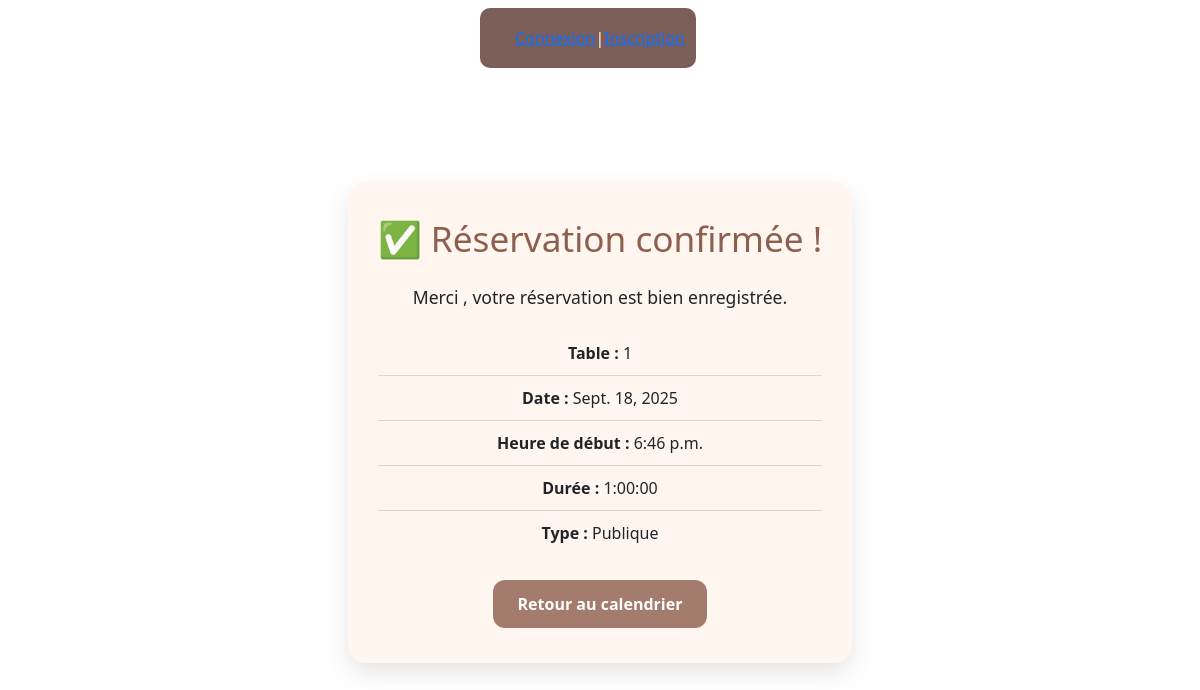
Page /booking-confirmation/1/ on the earlier database version.
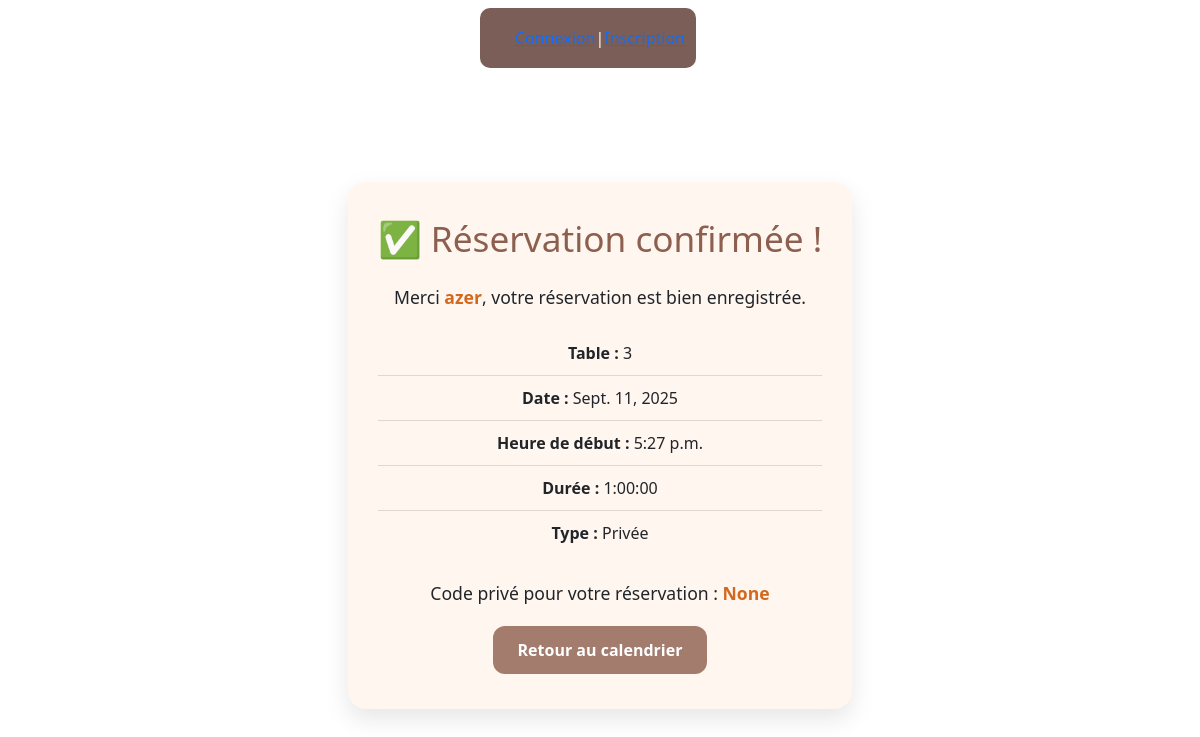
Same page on the later database version.
### tables_app/models.py (models this page shows, shortened)
class Booking(models.Model):
    date = models.DateField(default=timezone.now)
    start_time = models.TimeField()
    duration = models.DurationField(help_text="Durée (HH:MM:SS)")
    booking_type = models.CharField(max_length=10, choices=BookingType.choices)
    table = models.ForeignKey("Table", on_delete=models.CASCADE)
    main_customer = models.ForeignKey(settings.AUTH_USER_MODEL, on_delete=models.CASCADE, related_name='bookings')
    code = models.CharField(max_length=10, blank=True, null=True)  # ajout du code

class Table(models.Model):
    number_table = models.IntegerField(unique=True)
    capacity_table = models.IntegerField()
    state_table = models.CharField(max_length=10, choices=TableEtat.choices, default=TableEtat.LIBRE)
    game_table = models.ForeignKey("Game", null=True, blank=True, on_delete=models.SET_NULL)
    code_table = models.CharField(max_length=20, null=True, blank=True)
    customer_table = models.ManyToManyField(settings.AUTH_USER_MODEL,
                                            blank=True,
                                            related_name='joined_tables')

### users_app/models.py (models this page shows, shortened)
class User(AbstractUser):
    username = models.EmailField(unique=True)
    pseudo = models.CharField(max_length=50, unique=True)
    phone = models.CharField(max_length=20, blank=True, null=True)
    favorite_games = models.ManyToManyField("tables_app.Game", blank=True, related_name='fans')

### tables_app/views.py (the view)
# urls.py: path('booking-confirmation/<int:booking_id>/', views.booking_confirmation, name='booking_confirmation'),
def booking_confirmation(request, booking_id):
    booking = get_object_or_404(Booking, id=booking_id)
    return render(request, "tables_app/booking_confirmation.html", {
        "booking": booking
    })

### tables_app/templates/tables_app/booking_confirmation.html (shortened to what this page needs)
{% extends "base.html" %}
{% load static %}
{% block content %}
<div class="confirmation-container">
    <h1>✅ Réservation confirmée !</h1>
    <p>Merci <strong>{{ booking.main_customer.pseudo }}</strong>, votre réservation est bien enregistrée.</p>
    <ul>
        <li><strong>Table :</strong> {{ booking.table.number_table }}</li>
        <li><strong>Date :</strong> {{ booking.date }}</li>
        <li><strong>Heure de début :</strong> {{ booking.start_time }}</li>
        <li><strong>Durée :</strong> {{ booking.duration }}</li>
        <li><strong>Type :</strong> {{ booking.get_booking_type_display }}</li>
    </ul>
{% if booking.booking_type == "privée" %}
    <p>Code privé pour votre réservation : <strong>{{ booking.code }}</strong></p>
{% endif %}
    <a href="{% url 'tables_app:calendar' %}?date={{ booking.date }}" class="btn btn-primary"> Retour au calendrier</a>
</div>
{% endblock %}

### tables_app/templates/base.html (shortened to what this page needs)
<!DOCTYPE html>
<html>
<head>
    {% load static %}
    <link rel="stylesheet" href="{% static 'css/style.css' %}">
    <link href="https://cdn.jsdelivr.net/npm/bootstrap@5.3.2/dist/css/bootstrap.min.css" rel="stylesheet">
</head>
<body>
    <header class="mb-4">
        <nav>
            {% if user.is_authenticated %}
                <span>Connecté : {{ user.username }}</span>
                <a href="{% url 'tables_app:home' %}" class="btn">Accueil</a>
                <a href="{% url 'tables_app:calendar' %}" class="btn">Réserver</a>
                <a href="{% url 'contact_app:contact' %}" class="btn">Contact</a>
                <a href="{% url 'users_app:logout' %}">Se déconnecter</a>
            {% else %}
                <a href="{% url 'users_app:login' %}">Connexion</a> |
                <a href="{% url 'users_app:register' %}">Inscription</a>
            {% endif %}
        </nav>
    </header>
    <main>
        {% block content %}{% endblock %}
    </main>
</body>
</html>

### tables_app/static/css/style.css (style rules this page uses)
body { font-family: 'Poppins', Arial, sans-serif; background-color: #f8f4f0; color: #4b3f35; margin: 0; min-height: 100vh; display: flex; flex-direction: column; align-items: center; line-height: 1.6; }
h1, h2, h3 { color: #5a4337; margin-bottom: 20px; }
h1 { font-size: 2.5rem; }
nav { background: #7b5e57; color: white; padding: 18px 35px; display: flex; justify-content: space-between; align-items: center; border-radius: 10px; margin-bottom: 30px; width: 90%; max-width: 1100px; }
button, .btn, a.btn { display: inline-block; padding: 12px 25px; border: none; border-radius: 12px; background: #a37c6e; color: white; font-weight: bold; cursor: pointer; transition: 0.3s; text-decoration: none; }
.confirmation-container { max-width: 550px; margin: 60px auto; padding: 35px 30px; background-color: #fff6f0; border-radius: 18px; box-shadow: 0 10px 25px rgba(0,0,0,0.1); text-align: center; }
.confirmation-container h1 { font-size: 2.2rem; color: #8c5f4e; margin-bottom: 25px; }
.confirmation-container p { font-size: 1.1rem; margin-bottom: 20px; }
.confirmation-container ul { list-style: none; padding: 0; margin-bottom: 25px; }
.confirmation-container ul li { font-size: 1rem; padding: 10px 0; border-bottom: 1px solid #e0d8cf; }
.confirmation-container ul li:last-child { border-bottom: none; }
.confirmation-container a.btn { background-color: #a37c6e; color: white; padding: 12px 25px; font-size: 1rem; }
.confirmation-container p strong { color: #d2691e; }

Differences in the rows shown:
changed Booking: main_customer.pseudo (not shown) → "azer"; table.number_table "1" → "3"; date "Sept. 18, 2025" → "Sept. 11, 2025"; start_time "6:46 p.m." → "5:27 p.m."; booking_type "Publique" → "Privée"; code (not shown) → "None"
Other differences:
text now shown: "Code privé pour votre réservation :"
